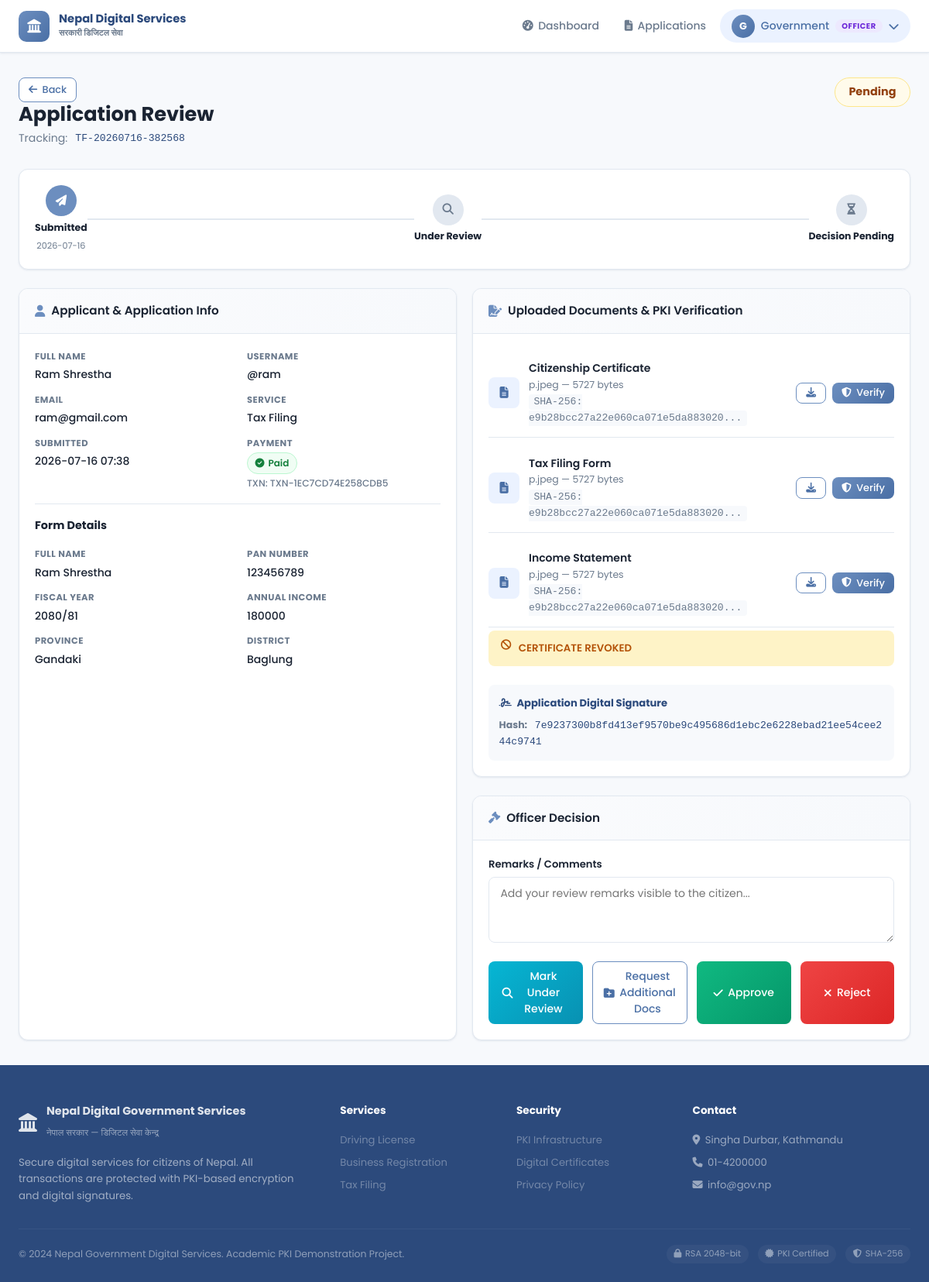
/officer/applications/2 (signed in), run on the app's committed database.
### tables this page shows
CREATE TABLE applications (
            id INTEGER PRIMARY KEY AUTOINCREMENT,
            user_id INTEGER NOT NULL,
            service_type TEXT NOT NULL,
            status TEXT DEFAULT 'pending',
            form_data TEXT NOT NULL,
            signature TEXT,
            hash_value TEXT,
            submitted_at TIMESTAMP DEFAULT CURRENT_TIMESTAMP,
            updated_at TIMESTAMP DEFAULT CURRENT_TIMESTAMP,
            admin_notes TEXT,
            tracking_number TEXT UNIQUE,
            nonce TEXT UNIQUE,
            payment_status TEXT DEFAULT 'unpaid',
            payment_method TEXT,
            transaction_id TEXT,
            paid_at TIMESTAMP,
            additional_docs_requested INTEGER DEFAULT 0,
            FOREIGN KEY (user_id) REFERENCES users(id)
        );

CREATE TABLE users (
            id INTEGER PRIMARY KEY AUTOINCREMENT,
            username TEXT UNIQUE NOT NULL,
            email TEXT UNIQUE NOT NULL,
            password_hash TEXT NOT NULL,
            full_name TEXT NOT NULL,
            phone TEXT,
            role TEXT DEFAULT 'citizen',
            public_key TEXT,
            private_key_encrypted TEXT,
            created_at TIMESTAMP DEFAULT CURRENT_TIMESTAMP,
            is_active INTEGER DEFAULT 1
        );

CREATE TABLE documents (
            id INTEGER PRIMARY KEY AUTOINCREMENT,
            application_id INTEGER NOT NULL,
            user_id INTEGER NOT NULL,
            document_type TEXT NOT NULL,
            filename TEXT NOT NULL,
            original_filename TEXT NOT NULL,
            file_hash TEXT NOT NULL,
            signature TEXT NOT NULL,
            file_size INTEGER,
            mime_type TEXT,
            uploaded_at TIMESTAMP DEFAULT CURRENT_TIMESTAMP,
            is_verified INTEGER DEFAULT 0,
            verification_result TEXT,
            encrypted_aes_key TEXT,
            is_encrypted INTEGER DEFAULT 0,
            FOREIGN KEY (application_id) REFERENCES applications(id),
            FOREIGN KEY (user_id) REFERENCES users(id)
        );

### app.py (the view)
@app.route('/officer/applications/<int:app_id>')
@officer_required
def officer_application_detail(app_id):
    db   = get_db()
    appl = db.execute('''
        SELECT a.*, u.full_name, u.username, u.email, u.public_key FROM applications a
        JOIN users u ON a.user_id=u.id WHERE a.id=?
    ''', (app_id,)).fetchone()
    if not appl:
        abort(404)
    docs      = db.execute('SELECT * FROM documents WHERE application_id=?', (app_id,)).fetchall()
    form_data = json.loads(appl['form_data'])
    db.close()
    return render_template('officer/application_detail.html', appl=appl, docs=docs, form_data=form_data)

### app.py (called while the page is built)
def no_cache(response):
    response.headers['Cache-Control'] = 'no-store, no-cache, must-revalidate, max-age=0'
    response.headers['Pragma']  = 'no-cache'
    response.headers['Expires'] = '0'
    return response

def officer_required(f):
    @wraps(f)
    def decorated(*args, **kwargs):
        if 'user_id' not in session:
            return redirect(url_for('index'))
        if session.get('role') != 'officer':
            abort(403)
        return no_cache(make_response(f(*args, **kwargs)))
    return decorated

### models/database.py (called while the page is built)
def get_db():
    conn = sqlite3.connect(DB_PATH)
    conn.row_factory = sqlite3.Row
    return conn

### templates/officer/application_detail.html (shortened to what this page needs)
{% extends "base.html" %}
{% block content %}
<div class="page-wrapper">
    <div class="page-header">
        <div>
            <a href="{{ url_for('officer_applications') }}" class="btn btn-sm btn-outline mb-2"><i class="fas fa-arrow-left"></i> Back</a>
            <h1 class="page-title">Application Review</h1>
            <p class="page-subtitle">Tracking: <code>{{ appl.tracking_number }}</code></p>
        </div>
        <span class="status-badge-lg status-{{ appl.status }}">{{ appl.status.replace('_',' ').title() }}</span>
    </div>
    <div class="card mb-4">
        <div class="card-body">
            <div class="timeline">
                <div class="timeline-step done">
                    <div class="tl-icon"><i class="fas fa-paper-plane"></i></div>
                    <div class="tl-content"><strong>Submitted</strong><small>{{ appl.submitted_at[:10] }}</small></div>
                </div>
                <div class="tl-line {% if appl.status in ['under_review','approved','rejected'] %}done{% endif %}"></div>
                <div class="timeline-step {% if appl.status in ['under_review','approved','rejected'] %}done{% endif %}">
                    <div class="tl-icon"><i class="fas fa-search"></i></div>
                    <div class="tl-content"><strong>Under Review</strong></div>
                </div>
                <div class="tl-line {% if appl.status in ['approved','rejected'] %}done{% endif %}"></div>
                <div class="timeline-step {% if appl.status == 'approved' %}done approved{% elif appl.status == 'rejected' %}done rejected{% endif %}">
                    <div class="tl-icon">
                        {% if appl.status == 'approved' %}<i class="fas fa-check"></i>
                        {% elif appl.status == 'rejected' %}<i class="fas fa-times"></i>
                        {% else %}<i class="fas fa-hourglass-half"></i>{% endif %}
                    </div>
                    <div class="tl-content">
                        <strong>{% if appl.status == 'approved' %}Approved{% elif appl.status == 'rejected' %}Rejected{% else %}Decision Pending{% endif %}</strong>
                    </div>
                </div>
            </div>
        </div>
    </div>
    <div class="detail-grid">
        <div class="card">
            <div class="card-header"><h3 class="card-title"><i class="fas fa-user"></i> Applicant & Application Info</h3></div>
            <div class="card-body">
                <div class="info-grid">
                    <div class="info-item"><span class="info-label">Full Name</span><span class="info-value">{{ appl.full_name }}</span></div>
                    <div class="info-item"><span class="info-label">Username</span><span class="info-value">@{{ appl.username }}</span></div>
                    <div class="info-item"><span class="info-label">Email</span><span class="info-value">{{ appl.email }}</span></div>
                    <div class="info-item"><span class="info-label">Service</span><span class="info-value">{{ appl.service_type.replace('_',' ').title() }}</span></div>
                    <div class="info-item"><span class="info-label">Submitted</span><span class="info-value">{{ appl.submitted_at[:16].replace('T',' ') }}</span></div>
                    <div class="info-item"><span class="info-label">Payment</span>
                        <span class="info-value">
                            {% if appl.payment_status == 'paid' %}
                                <span class="cert-mini-badge"><i class="fas fa-check-circle"></i> Paid</span>
                                {% if appl.transaction_id %}<br><small class="text-muted">TXN: {{ appl.transaction_id }}</small>{% endif %}
                            {% else %}
                                <span class="text-muted">Unpaid</span>
                            {% endif %}
                        </span>
                    </div>
                </div>
                <hr class="my-3">
                <h4 class="mb-3" style="font-size:0.9rem;font-weight:700;">Form Details</h4>
                <div class="info-grid">
                    {% for key, value in form_data.items() %}
                    <div class="info-item">
                        <span class="info-label">{{ key.replace('_',' ').title() }}</span>
                        <span class="info-value">{{ value }}</span>
                    </div>
                    {% endfor %}
                </div>
            </div>
        </div>
        <div>
            <div class="card mb-4">
                <div class="card-header"><h3 class="card-title"><i class="fas fa-file-signature"></i> Uploaded Documents & PKI Verification</h3></div>
                <div class="card-body">
                    {% for doc in docs %}
                    <div class="doc-item">
                        <div class="doc-icon"><i class="fas fa-file-alt"></i></div>
                        <div class="doc-info">
                            <div class="doc-name">{{ doc.document_type }}</div>
                            <div class="doc-meta">{{ doc.original_filename }} — {{ doc.file_size }} bytes</div>
                            <div class="doc-hash"><code>SHA-256: {{ doc.file_hash[:32] }}...</code></div>
                        </div>
                        <div class="doc-actions">
                            <a href="{{ url_for('officer_download_doc', doc_id=doc.id) }}" class="btn btn-sm btn-outline" title="Download">
                                <i class="fas fa-download"></i>
                            </a>
                            <button class="btn btn-sm btn-primary officer-verify-btn" data-doc-id="{{ doc.id }}">
                                <i class="fas fa-shield-alt"></i> Verify
                            </button>
                        </div>
                    </div>
                    <div class="verify-result-box" id="vresult-{{ doc.id }}">
                        {% if doc.verification_result == 'valid' %}
                        <div class="verify-result valid"><i class="fas fa-check-circle"></i> VALID SIGNATURE — Integrity confirmed.</div>
                        {% elif doc.verification_result == 'tampered' %}
                        <div class="verify-result tampered"><i class="fas fa-exclamation-triangle"></i> DOCUMENT HAS BEEN TAMPERED</div>
                        {% elif doc.verification_result == 'invalid' %}
                        <div class="verify-result invalid"><i class="fas fa-times-circle"></i> INVALID SIGNATURE</div>
                        {% elif doc.verification_result == 'revoked' %}
                        <div class="verify-result tampered"><i class="fas fa-ban"></i> CERTIFICATE REVOKED</div>
                        {% endif %}
                    </div>
                    {% endfor %}
                    {% if appl.signature %}
                    <div class="pki-sig-section mt-3">
                        <div class="pki-sig-header"><i class="fas fa-signature"></i> Application Digital Signature</div>
                        <div class="pki-sig-hash"><strong>Hash:</strong> <code>{{ appl.hash_value }}</code></div>
                    </div>
                    {% endif %}
                </div>
            </div>
            <div class="card">
                <div class="card-header"><h3 class="card-title"><i class="fas fa-gavel"></i> Officer Decision</h3></div>
                <div class="card-body">
                    {% if appl.status in ['pending', 'under_review'] %}
                    <form method="POST" action="{{ url_for('officer_application_action', app_id=appl.id) }}" id="actionForm">
                        <div class="form-group">
                            <label class="form-label">Remarks / Comments</label>
                            <textarea name="notes" class="form-control" rows="3" placeholder="Add your review remarks visible to the citizen...">{{ appl.admin_notes or '' }}</textarea>
                        </div>
                        <div class="officer-action-grid">
                            {% if appl.status == 'pending' %}
                            <button type="button" class="btn btn-info btn-action" onclick="submitAction('review')">
                                <i class="fas fa-search"></i> Mark Under Review
                            </button>
                            {% endif %}
                            <button type="button" class="btn btn-outline btn-action" onclick="submitAction('request_docs')">
                                <i class="fas fa-folder-plus"></i> Request Additional Docs
                            </button>
                            <button type="button" class="btn btn-success btn-action" onclick="submitAction('approve')">
                                <i class="fas fa-check"></i> Approve
                            </button>
                            <button type="button" class="btn btn-danger btn-action" onclick="submitAction('reject')">
                                <i class="fas fa-times"></i> Reject
                            </button>
                        </div>
                    </form>
                    {% endif %}
                </div>
            </div>
        </div>
    </div>
</div>
{% endblock %}

### data on the page
applications: tracking_number "TF-20260716-382568", status.replace "Pending", submitted_at "2026-07-16", service_type.replace "Tax Filing", submitted_at "2026-07-16 07:38", transaction_id "TXN-1EC7CD74E258CDB5", hash_value "7e9237300b8fd413ef9570be9c495686d1ebc2e6228ebad21ee54cee244c9741"
users: full_name "Ram Shrestha", username "ram", email "ram@gmail.com"
documents: document_type "Citizenship Certificate", original_filename "p.jpeg", file_size "5727", file_hash "e9b28bcc27a22e060ca071e5da883020"
documents: document_type "Tax Filing Form", original_filename "p.jpeg", file_size "5727", file_hash "e9b28bcc27a22e060ca071e5da883020"
documents: document_type "Income Statement", original_filename "p.jpeg", file_size "5727", file_hash "e9b28bcc27a22e060ca071e5da883020", verification_result "revoked" (drawn)

### other printed values
{{ session.get('full_name', 'U')[0].upper() }} "G"
{{ session.get('full_name', 'User').split()[0] }} "Government"
{{ session.get('role','citizen').title() }} "OFFICER"
{{ key.replace('_',' ').title() }} "FULL NAME" "PAN NUMBER" "FISCAL YEAR" "ANNUAL INCOME" "PROVINCE" "DISTRICT"
{{ value }} "Ram Shrestha" "123456789" "2080/81" "180000" "Gandaki" "Baglung"
